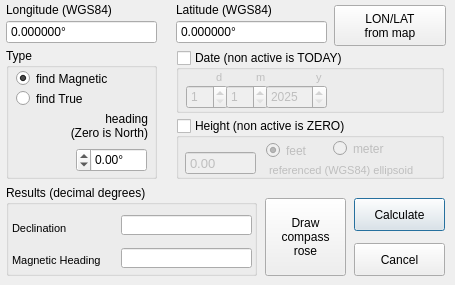
   <widget class="QWidget" name="Simple_tab">
    <attribute name="title">
     <string>Calculate</string>
    </attribute>
    <widget class="QPushButton" name="Calculate_Button">
     <property name="geometry">
      <rect>
       <x>354</x>
       <y>198</y>
       <width>91</width>
       <height>33</height>
      </rect>
     </property>
     <property name="font">
      <font>
       <family>Arial</family>
       <pointsize>9</pointsize>
      </font>
     </property>
     <property name="text">
      <string>Calculate</string>
     </property>
     <property name="autoDefault">
      <bool>false</bool>
     </property>
     <property name="default">
      <bool>true</bool>
     </property>
    </widget>
    <widget class="QPushButton" name="FromMap_Button">
     <property name="geometry">
      <rect>
       <x>334</x>
       <y>5</y>
       <width>112</width>
       <height>41</height>
      </rect>
     </property>
     <property name="font">
      <font>
       <family>Arial</family>
       <pointsize>9</pointsize>
      </font>
     </property>
     <property name="text">
      <string>LON/LAT
from map</string>
     </property>
     <property name="autoDefault">
      <bool>false</bool>
     </property>
    </widget>
    <widget class="QLabel" name="longitude_label">
     <property name="geometry">
      <rect>
       <x>6</x>
       <y>0</y>
       <width>161</width>
       <height>20</height>
      </rect>
     </property>
     <property name="font">
      <font>
       <family>Arial</family>
       <pointsize>9</pointsize>
       <kerning>true</kerning>
      </font>
     </property>
     <property name="text">
      <string>Longitude (WGS84)</string>
     </property>
     <property name="scaledContents">
      <bool>false</bool>
     </property>
     <property name="buddy">
      <cstring></cstring>
     </property>
    </widget>
    <widget class="QPushButton" name="Compass_Button">
     <property name="geometry">
      <rect>
       <x>265</x>
       <y>198</y>
       <width>81</width>
       <height>78</height>
      </rect>
     </property>
     <property name="font">
      <font>
       <family>Arial</family>
       <pointsize>9</pointsize>
      </font>
     </property>
     <property name="text">
      <string>Draw
compass
rose</string>
     </property>
     <property name="autoDefault">
      <bool>false</bool>
     </property>
    </widget>
    <widget class="QPushButton" name="Cancel_Button">
     <property name="geometry">
      <rect>
       <x>354</x>
       <y>243</y>
       <width>91</width>
       <height>33</height>
      </rect>
     </property>
     <property name="font">
      <font>
       <family>Arial</family>
       <pointsize>9</pointsize>
      </font>
     </property>
     <property name="text">
      <string>Cancel</string>
     </property>
     <property name="autoDefault">
      <bool>false</bool>
     </property>
    </widget>
    <widget class="QLabel" name="latitude_label">
     <property name="geometry">
      <rect>
       <x>176</x>
       <y>0</y>
       <width>148</width>
       <height>20</height>
      </rect>
     </property>
     <property name="font">
      <font>
       <family>Arial</family>
       <pointsize>9</pointsize>
       <kerning>true</kerning>
      </font>
     </property>
     <property name="text">
      <string>Latitude (WGS84)</string>
     </property>
    </widget>
    <widget class="QGroupBox" name="result_groupBox">
     <property name="geometry">
      <rect>
       <x>6</x>
       <y>185</y>
       <width>251</width>
       <height>91</height>
      </rect>
     </property>
     <property name="font">
      <font>
       <family>Arial</family>
       <pointsize>9</pointsize>
      </font>
     </property>
     <property name="title">
      <string>Results (decimal degrees)</string>
     </property>
     <widget class="QLineEdit" name="declination_lineEdit">
      <property name="geometry">
       <rect>
        <x>115</x>
        <y>30</y>
        <width>131</width>
        <height>20</height>
       </rect>
      </property>
      <property name="font">
       <font>
        <family>Arial</family>
        <pointsize>9</pointsize>
       </font>
      </property>
      <property name="focusPolicy">
       <enum>Qt::NoFocus</enum>
      </property>
      <property name="whatsThis">
       <string/>
      </property>
      <property name="text">
       <string/>
      </property>
      <property name="maxLength">
       <number>16</number>
      </property>
      <property name="readOnly">
       <bool>true</bool>
      </property>
     </widget>
     <widget class="QLineEdit" name="heading_lineEdit">
      <property name="geometry">
       <rect>
        <x>115</x>
        <y>63</y>
        <width>131</width>
        <height>20</height>
       </rect>
      </property>
      <property name="font">
       <font>
        <family>Arial</family>
        <pointsize>9</pointsize>
       </font>
      </property>
      <property name="focusPolicy">
       <enum>Qt::NoFocus</enum>
      </property>
      <property name="maxLength">
       <number>16</number>
      </property>
      <property name="readOnly">
       <bool>true</bool>
      </property>
     </widget>
     <widget class="QLabel" name="heading_label">
      <property name="geometry">
       <rect>
        <x>6</x>
        <y>67</y>
        <width>111</width>
        <height>16</height>
       </rect>
      </property>
      <property name="font">
       <font>
        <family>Arial</family>
        <pointsize>8</pointsize>
        <kerning>true</kerning>
       </font>
      </property>
      <property name="text">
       <string>Magnetic Heading</string>
      </property>
     </widget>
     <widget class="QLabel" name="declination_label">
      <property name="geometry">
       <rect>
        <x>6</x>
        <y>35</y>
        <width>71</width>
        <height>16</height>
       </rect>
      </property>
      <property name="font">
       <font>
        <family>Arial</family>
        <pointsize>8</pointsize>
        <kerning>true</kerning>
       </font>
      </property>
      <property name="text">
       <string>Declination</string>
      </property>
     </widget>
    </widget>
    <widget class="QGroupBox" name="type_groupBox">
     <property name="geometry">
      <rect>
       <x>6</x>
       <y>48</y>
       <width>151</width>
       <height>131</height>
      </rect>
     </property>
     <property name="font">
      <font>
       <family>Arial</family>
       <pointsize>9</pointsize>
      </font>
     </property>
     <property name="title">
      <string>Type</string>
     </property>
     <widget class="QRadioButton" name="toMagnetic_radioButton">
      <property name="geometry">
       <rect>
        <x>10</x>
        <y>17</y>
        <width>125</width>
        <height>27</height>
       </rect>
      </property>
      <property name="font">
       <font>
        <family>Arial</family>
        <pointsize>9</pointsize>
       </font>
      </property>
      <property name="text">
       <string>find Magnetic</string>
      </property>
      <property name="checked">
       <bool>true</bool>
      </property>
     </widget>
     <widget class="QRadioButton" name="toTrue_radioButton">
      <property name="geometry">
       <rect>
        <x>10</x>
        <y>37</y>
        <width>120</width>
        <height>27</height>
       </rect>
      </property>
      <property name="font">
       <font>
        <family>Arial</family>
        <pointsize>9</pointsize>
       </font>
      </property>
      <property name="text">
       <string>find True</string>
      </property>
      <property name="checked">
       <bool>false</bool>
      </property>
     </widget>
     <widget class="QLabel" name="defaultHeading_label">
      <property name="geometry">
       <rect>
        <x>20</x>
        <y>60</y>
        <width>122</width>
        <height>36</height>
       </rect>
      </property>
      <property name="font">
       <font>
        <family>Arial</family>
        <pointsize>9</pointsize>
        <kerning>true</kerning>
       </font>
      </property>
      <property name="text">
       <string>heading
(Zero is North)</string>
      </property>
      <property name="alignment">
       <set>Qt::AlignRight|Qt::AlignTrailing|Qt::AlignVCenter</set>
      </property>
      <property name="wordWrap">
       <bool>true</bool>
      </property>
     </widget>
     <widget class="QDoubleSpinBox" name="heading_doubleSpinBox">
      <property name="geometry">
       <rect>
        <x>70</x>
        <y>100</y>
        <width>71</width>
        <height>24</height>
       </rect>
      </property>
      <property name="font">
       <font>
        <family>Arial</family>
        <pointsize>9</pointsize>
       </font>
      </property>
      <property name="cursor">
       <cursorShape>ArrowCursor</cursorShape>
      </property>
      <property name="layoutDirection">
       <enum>Qt::RightToLeft</enum>
      </property>
      <property name="specialValueText">
       <string/>
      </property>
      <property name="suffix">
       <string>°</string>
      </property>
      <property name="minimum">
       <double>-360.000000000000000</double>
      </property>
      <property name="maximum">
       <double>360.000000000000000</double>
      </property>
      <property name="value">
       <double>0.000000000000000</double>
      </property>
     </widget>
    </widget>
    <widget class="QDoubleSpinBox" name="longitude_doubleSpinBox">
     <property name="geometry">
      <rect>
       <x>6</x>
       <y>20</y>
       <width>151</width>
       <height>24</height>
      </rect>
     </property>
     <property name="font">
      <font>
       <family>Arial</family>
       <pointsize>9</pointsize>
      </font>
     </property>
     <property name="cursor">
      <cursorShape>IBeamCursor</cursorShape>
     </property>
     <property name="buttonSymbols">
      <enum>QAbstractSpinBox::NoButtons</enum>
     </property>
     <property name="suffix">
      <string>°</string>
     </property>
     <property name="decimals">
      <number>6</number>
     </property>
     <property name="minimum">
      <double>-180.000000000000000</double>
     </property>
     <property name="maximum">
      <double>180.000000000000000</double>
     </property>
    </widget>
    <widget class="QDoubleSpinBox" name="latitude_doubleSpinBox">
     <property name="geometry">
      <rect>
       <x>176</x>
       <y>20</y>
       <width>151</width>
       <height>24</height>
      </rect>
     </property>
     <property name="font">
      <font>
       <family>Arial</family>
       <pointsize>9</pointsize>
      </font>
     </property>
     <property name="cursor">
      <cursorShape>IBeamCursor</cursorShape>
     </property>
     <property name="buttonSymbols">
      <enum>QAbstractSpinBox::NoButtons</enum>
     </property>
     <property name="suffix">
      <string>°</string>
     </property>
     <property name="decimals">
      <number>6</number>
     </property>
     <property name="minimum">
      <double>-90.000000000000000</double>
     </property>
     <property name="maximum">
      <double>90.000000000000000</double>
     </property>
    </widget>
    <widget class="QGroupBox" name="date_groupBox">
     <property name="enabled">
      <bool>true</bool>
     </property>
     <property name="geometry">
      <rect>
       <x>176</x>
       <y>50</y>
       <width>268</width>
       <height>63</height>
      </rect>
     </property>
     <property name="font">
      <font>
       <family>Arial</family>
       <pointsize>9</pointsize>
      </font>
     </property>
     <property name="title">
      <string>Date (non active is TODAY)</string>
     </property>
     <property name="flat">
      <bool>false</bool>
     </property>
     <property name="checkable">
      <bool>true</bool>
     </property>
     <property name="checked">
      <bool>false</bool>
     </property>
     <widget class="QSpinBox" name="d_spinBox">
      <property name="geometry">
       <rect>
        <x>10</x>
        <y>35</y>
        <width>42</width>
        <height>24</height>
       </rect>
      </property>
      <property name="font">
       <font>
        <family>Arial</family>
        <pointsize>9</pointsize>
       </font>
      </property>
      <property name="cursor">
       <cursorShape>ArrowCursor</cursorShape>
      </property>
      <property name="frame">
       <bool>true</bool>
      </property>
      <property name="minimum">
       <number>1</number>
      </property>
      <property name="maximum">
       <number>31</number>
      </property>
     </widget>
     <widget class="QSpinBox" name="m_spinBox">
      <property name="geometry">
       <rect>
        <x>50</x>
        <y>35</y>
        <width>42</width>
        <height>24</height>
       </rect>
      </property>
      <property name="font">
       <font>
        <family>Arial</family>
        <pointsize>9</pointsize>
       </font>
      </property>
      <property name="cursor">
       <cursorShape>ArrowCursor</cursorShape>
      </property>
      <property name="minimum">
       <number>1</number>
      </property>
      <property name="maximum">
       <number>12</number>
      </property>
      <property name="value">
       <number>1</number>
      </property>
     </widget>
     <widget class="QSpinBox" name="y_spinBox">
      <property name="geometry">
       <rect>
        <x>90</x>
        <y>35</y>
        <width>61</width>
        <height>24</height>
       </rect>
      </property>
      <property name="font">
       <font>
        <family>Arial</family>
        <pointsize>9</pointsize>
       </font>
      </property>
      <property name="cursor">
       <cursorShape>ArrowCursor</cursorShape>
      </property>
      <property name="minimum">
       <number>2025</number>
      </property>
      <property name="maximum">
       <number>2029</number>
      </property>
     </widget>
     <widget class="QLabel" name="Year_label">
      <property name="geometry">
       <rect>
        <x>140</x>
        <y>19</y>
        <width>21</width>
        <height>16</height>
       </rect>
      </property>
      <property name="font">
       <font>
        <family>Arial</family>
        <pointsize>8</pointsize>
        <italic>false</italic>
       </font>
      </property>
      <property name="text">
       <string>y</string>
      </property>
     </widget>
     <widget class="QLabel" name="Day_label">
      <property name="geometry">
       <rect>
        <x>40</x>
        <y>19</y>
        <width>21</width>
        <height>16</height>
       </rect>
      </property>
      <property name="font">
       <font>
        <family>Arial</family>
        <pointsize>8</pointsize>
        <italic>false</italic>
       </font>
      </property>
      <property name="text">
       <string>d</string>
      </property>
     </widget>
     <widget class="QLabel" name="Month_label">
      <property name="geometry">
       <rect>
        <x>80</x>
        <y>19</y>
        <width>21</width>
        <height>16</height>
       </rect>
      </property>
      <property name="font">
       <font>
        <family>Arial</family>
        <pointsize>8</pointsize>
        <italic>false</italic>
       </font>
      </property>
      <property name="text">
       <string>m</string>
      </property>
     </widget>
    </widget>
    <widget class="QGroupBox" name="height_groupBox">
     <property name="geometry">
      <rect>
       <x>176</x>
       <y>118</y>
       <width>268</width>
       <height>61</height>
      </rect>
     </property>
     <property name="font">
      <font>
       <family>Arial</family>
       <pointsize>9</pointsize>
      </font>
     </property>
     <property name="title">
      <string>Height (non active is ZERO)</string>
     </property>
     <property name="flat">
      <bool>false</bool>
     </property>
     <property name="checkable">
      <bool>true</bool>
     </property>
     <property name="checked">
      <bool>false</bool>
     </property>
     <widget class="QRadioButton" name="feet_radioButton">
      <property name="geometry">
       <rect>
        <x>90</x>
        <y>22</y>
        <width>51</width>
        <height>21</height>
       </rect>
      </property>
      <property name="font">
       <font>
        <family>Arial</family>
        <pointsize>9</pointsize>
       </font>
      </property>
      <property name="text">
       <string>feet</string>
      </property>
      <property name="checked">
       <bool>true</bool>
      </property>
     </widget>
     <widget class="QRadioButton" name="meter_radioButton">
      <property name="geometry">
       <rect>
        <x>157</x>
        <y>20</y>
        <width>61</width>
        <height>21</height>
       </rect>
      </property>
      <property name="font">
       <font>
        <family>Arial</family>
        <pointsize>9</pointsize>
       </font>
      </property>
      <property name="text">
       <string>meter</string>
      </property>
      <property name="checked">
       <bool>false</bool>
      </property>
     </widget>
     <widget class="QDoubleSpinBox" name="height_doubleSpinBox">
      <property name="geometry">
       <rect>
        <x>9</x>
        <y>33</y>
        <width>71</width>
        <height>24</height>
       </rect>
      </property>
      <property name="font">
       <font>
        <family>Arial</family>
        <pointsize>10</pointsize>
       </font>
      </property>
      <property name="buttonSymbols">
       <enum>QAbstractSpinBox::NoButtons</enum>
      </property>
      <property name="suffix">
       <string/>
      </property>
      <property name="decimals">
       <number>2</number>
      </property>
      <property name="minimum">
       <double>-3280.840000000000146</double>
      </property>
      <property name="maximum">
       <double>1968503.939999999944121</double>
      </property>
     </widget>
     <widget class="QLabel" name="height_label">
      <property name="geometry">
       <rect>
        <x>90</x>
        <y>42</y>
        <width>181</width>
        <height>20</height>
       </rect>
      </property>
      <property name="font">
       <font>
        <family>Arial</family>
        <pointsize>8</pointsize>
        <kerning>true</kerning>
       </font>
      </property>
      <property name="text">
       <string> referenced (WGS84) ellipsoid</string>
      </property>
      <property name="scaledContents">
       <bool>false</bool>
      </property>
      <property name="buddy">
       <cstring></cstring>
      </property>
     </widget>
    </widget>
   </widget>
